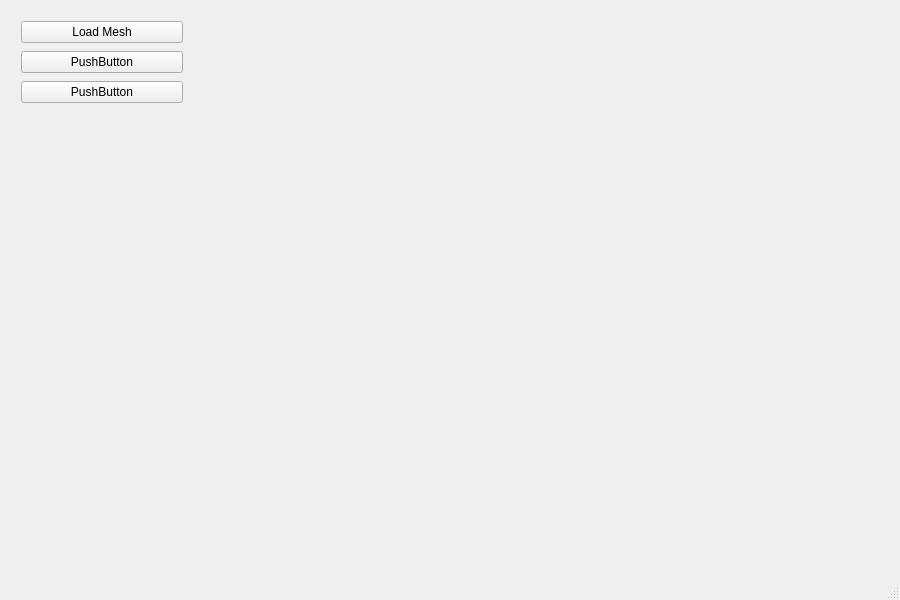
<?xml version="1.0" encoding="UTF-8"?>
<ui version="4.0">
 <class>MainWindow</class>
 <widget class="QMainWindow" name="MainWindow">
  <property name="geometry">
   <rect>
    <x>0</x>
    <y>0</y>
    <width>900</width>
    <height>600</height>
   </rect>
  </property>
  <property name="windowTitle">
   <string>Engine</string>
  </property>
  <widget class="QWidget" name="centralwidget">
   <layout class="QHBoxLayout" name="mainLayout">
    <property name="spacing">
     <number>12</number>
    </property>
    <property name="leftMargin">
     <number>12</number>
    </property>
    <property name="topMargin">
     <number>12</number>
    </property>
    <property name="rightMargin">
     <number>12</number>
    </property>
    <property name="bottomMargin">
     <number>12</number>
    </property>
    <item>
     <widget class="QWidget" name="sidebar" native="true">
      <property name="sizePolicy">
       <sizepolicy hsizetype="Preferred" vsizetype="Expanding">
        <horstretch>0</horstretch>
        <verstretch>0</verstretch>
       </sizepolicy>
      </property>
      <property name="minimumSize">
       <size>
        <width>180</width>
        <height>0</height>
       </size>
      </property>
      <layout class="QVBoxLayout" name="sidebarLayout">
       <property name="spacing">
        <number>8</number>
       </property>
       <item>
        <widget class="QPushButton" name="loadMeshBtn">
         <property name="text">
          <string>Load Mesh</string>
         </property>
        </widget>
       </item>
       <item>
        <widget class="QPushButton" name="pushButton_2">
         <property name="text">
          <string>PushButton</string>
         </property>
        </widget>
       </item>
       <item>
        <widget class="QPushButton" name="pushButton">
         <property name="text">
          <string>PushButton</string>
         </property>
        </widget>
       </item>
       <item>
        <spacer name="sidebarSpacer">
         <property name="orientation">
          <enum>Qt::Vertical</enum>
         </property>
         <property name="sizeHint" stdset="0">
          <size>
           <width>20</width>
           <height>40</height>
          </size>
         </property>
        </spacer>
       </item>
      </layout>
     </widget>
    </item>
    <item>
     <widget class="QWidget" name="renderView" native="true">
      <property name="sizePolicy">
       <sizepolicy hsizetype="Expanding" vsizetype="Expanding">
        <horstretch>1</horstretch>
        <verstretch>1</verstretch>
       </sizepolicy>
      </property>
     </widget>
    </item>
   </layout>
  </widget>
  <widget class="QMenuBar" name="menubar">
   <property name="geometry">
    <rect>
     <x>0</x>
     <y>0</y>
     <width>900</width>
     <height>21</height>
    </rect>
   </property>
  </widget>
  <widget class="QStatusBar" name="statusbar"/>
 </widget>
 <resources/>
 <connections/>
</ui>
